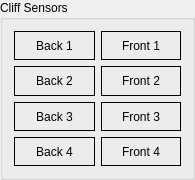
     <widget class="QGroupBox" name="cliffSensBox">
      <property name="geometry">
       <rect>
        <x>245</x>
        <y>20</y>
        <width>195</width>
        <height>180</height>
       </rect>
      </property>
      <property name="sizePolicy">
       <sizepolicy hsizetype="Preferred" vsizetype="Preferred">
        <horstretch>0</horstretch>
        <verstretch>0</verstretch>
       </sizepolicy>
      </property>
      <property name="title">
       <string>Cliff Sensors</string>
      </property>
      <layout class="QGridLayout" name="gridLayout_2">
       <item row="1" column="1">
        <widget class="QLabel" name="cliffSensIndicatorF2">
         <property name="sizePolicy">
          <sizepolicy hsizetype="Expanding" vsizetype="Expanding">
           <horstretch>0</horstretch>
           <verstretch>0</verstretch>
          </sizepolicy>
         </property>
         <property name="autoFillBackground">
          <bool>false</bool>
         </property>
         <property name="frameShape">
          <enum>QFrame::Shape::Box</enum>
         </property>
         <property name="frameShadow">
          <enum>QFrame::Shadow::Plain</enum>
         </property>
         <property name="lineWidth">
          <number>1</number>
         </property>
         <property name="text">
          <string>Front 2</string>
         </property>
         <property name="alignment">
          <set>Qt::AlignmentFlag::AlignCenter</set>
         </property>
        </widget>
       </item>
       <item row="1" column="0">
        <widget class="QLabel" name="cliffSensIndicatorB2">
         <property name="sizePolicy">
          <sizepolicy hsizetype="Expanding" vsizetype="Expanding">
           <horstretch>0</horstretch>
           <verstretch>0</verstretch>
          </sizepolicy>
         </property>
         <property name="autoFillBackground">
          <bool>false</bool>
         </property>
         <property name="frameShape">
          <enum>QFrame::Shape::Box</enum>
         </property>
         <property name="frameShadow">
          <enum>QFrame::Shadow::Plain</enum>
         </property>
         <property name="lineWidth">
          <number>1</number>
         </property>
         <property name="text">
          <string>Back 2</string>
         </property>
         <property name="alignment">
          <set>Qt::AlignmentFlag::AlignCenter</set>
         </property>
        </widget>
       </item>
       <item row="2" column="1">
        <widget class="QLabel" name="cliffSensIndicatorF3">
         <property name="sizePolicy">
          <sizepolicy hsizetype="Expanding" vsizetype="Expanding">
           <horstretch>0</horstretch>
           <verstretch>0</verstretch>
          </sizepolicy>
         </property>
         <property name="autoFillBackground">
          <bool>false</bool>
         </property>
         <property name="frameShape">
          <enum>QFrame::Shape::Box</enum>
         </property>
         <property name="frameShadow">
          <enum>QFrame::Shadow::Plain</enum>
         </property>
         <property name="lineWidth">
          <number>1</number>
         </property>
         <property name="text">
          <string>Front 3</string>
         </property>
         <property name="alignment">
          <set>Qt::AlignmentFlag::AlignCenter</set>
         </property>
        </widget>
       </item>
       <item row="0" column="0">
        <widget class="QLabel" name="cliffSensIndicatorB1">
         <property name="sizePolicy">
          <sizepolicy hsizetype="Expanding" vsizetype="Expanding">
           <horstretch>0</horstretch>
           <verstretch>0</verstretch>
          </sizepolicy>
         </property>
         <property name="autoFillBackground">
          <bool>false</bool>
         </property>
         <property name="frameShape">
          <enum>QFrame::Shape::Box</enum>
         </property>
         <property name="frameShadow">
          <enum>QFrame::Shadow::Plain</enum>
         </property>
         <property name="lineWidth">
          <number>1</number>
         </property>
         <property name="text">
          <string>Back 1</string>
         </property>
         <property name="alignment">
          <set>Qt::AlignmentFlag::AlignCenter</set>
         </property>
        </widget>
       </item>
       <item row="2" column="0">
        <widget class="QLabel" name="cliffSensIndicatorB3">
         <property name="sizePolicy">
          <sizepolicy hsizetype="Expanding" vsizetype="Expanding">
           <horstretch>0</horstretch>
           <verstretch>0</verstretch>
          </sizepolicy>
         </property>
         <property name="autoFillBackground">
          <bool>false</bool>
         </property>
         <property name="frameShape">
          <enum>QFrame::Shape::Box</enum>
         </property>
         <property name="frameShadow">
          <enum>QFrame::Shadow::Plain</enum>
         </property>
         <property name="lineWidth">
          <number>1</number>
         </property>
         <property name="text">
          <string>Back 3</string>
         </property>
         <property name="alignment">
          <set>Qt::AlignmentFlag::AlignCenter</set>
         </property>
        </widget>
       </item>
       <item row="0" column="1">
        <widget class="QLabel" name="cliffSensIndicatorF1">
         <property name="sizePolicy">
          <sizepolicy hsizetype="Expanding" vsizetype="Expanding">
           <horstretch>0</horstretch>
           <verstretch>0</verstretch>
          </sizepolicy>
         </property>
         <property name="autoFillBackground">
          <bool>false</bool>
         </property>
         <property name="frameShape">
          <enum>QFrame::Shape::Box</enum>
         </property>
         <property name="frameShadow">
          <enum>QFrame::Shadow::Plain</enum>
         </property>
         <property name="lineWidth">
          <number>1</number>
         </property>
         <property name="text">
          <string>Front 1</string>
         </property>
         <property name="alignment">
          <set>Qt::AlignmentFlag::AlignCenter</set>
         </property>
        </widget>
       </item>
       <item row="3" column="0">
        <widget class="QLabel" name="cliffSensIndicatorB4">
         <property name="sizePolicy">
          <sizepolicy hsizetype="Expanding" vsizetype="Expanding">
           <horstretch>0</horstretch>
           <verstretch>0</verstretch>
          </sizepolicy>
         </property>
         <property name="autoFillBackground">
          <bool>false</bool>
         </property>
         <property name="frameShape">
          <enum>QFrame::Shape::Box</enum>
         </property>
         <property name="frameShadow">
          <enum>QFrame::Shadow::Plain</enum>
         </property>
         <property name="lineWidth">
          <number>1</number>
         </property>
         <property name="text">
          <string>Back 4</string>
         </property>
         <property name="alignment">
          <set>Qt::AlignmentFlag::AlignCenter</set>
         </property>
        </widget>
       </item>
       <item row="3" column="1">
        <widget class="QLabel" name="cliffSensIndicatorF4">
         <property name="sizePolicy">
          <sizepolicy hsizetype="Expanding" vsizetype="Expanding">
           <horstretch>0</horstretch>
           <verstretch>0</verstretch>
          </sizepolicy>
         </property>
         <property name="autoFillBackground">
          <bool>false</bool>
         </property>
         <property name="frameShape">
          <enum>QFrame::Shape::Box</enum>
         </property>
         <property name="frameShadow">
          <enum>QFrame::Shadow::Plain</enum>
         </property>
         <property name="lineWidth">
          <number>1</number>
         </property>
         <property name="text">
          <string>Front 4</string>
         </property>
         <property name="alignment">
          <set>Qt::AlignmentFlag::AlignCenter</set>
         </property>
        </widget>
       </item>
      </layout>
     </widget>
